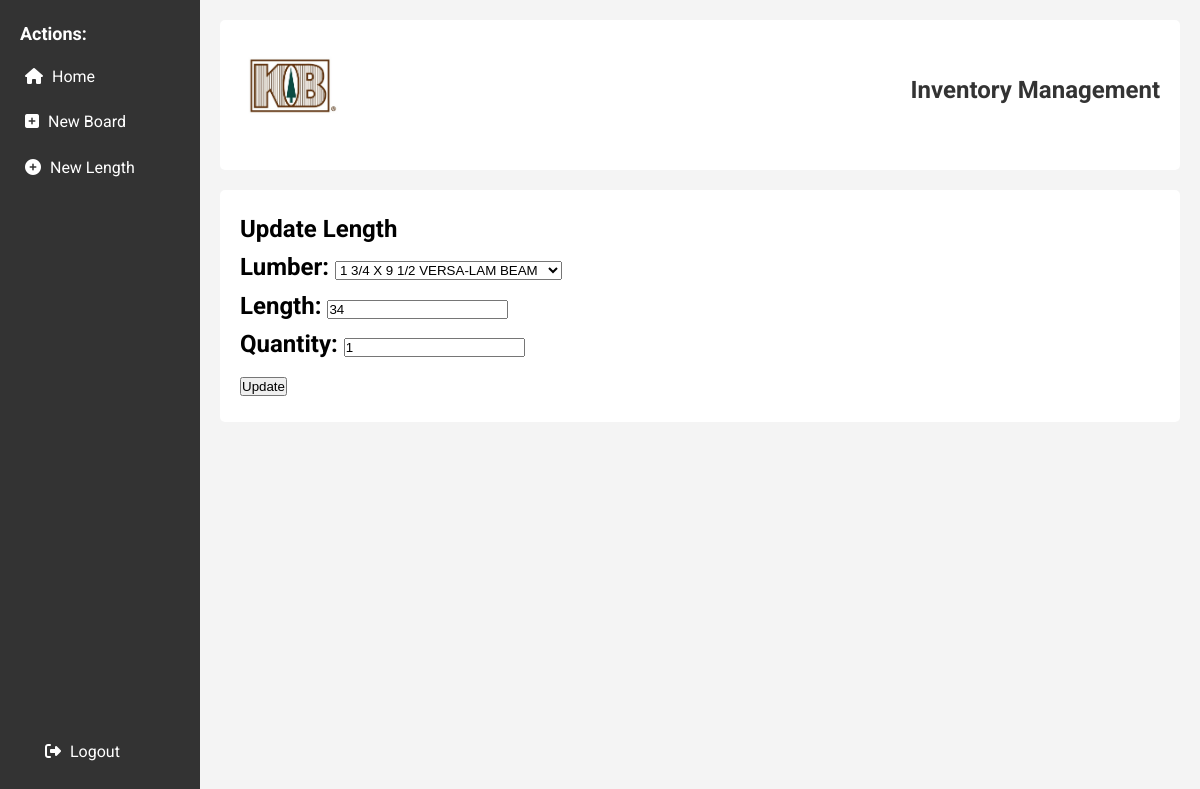
Page /inventory/lengths/8/edit (signed in) on the committed database.
### inventory/models.py (models this page shows, shortened)
class Length(models.Model):
    lumber = models.ForeignKey(Lumber, on_delete=models.CASCADE)
    length = models.PositiveIntegerField(default=0)
    quantity = models.PositiveIntegerField(default=0)
    class Meta:
        unique_together = ('lumber', 'length')

### inventory/views.py (the view)
# urls.py: path('lengths/<str:pk>/edit', views.LengthUpdate.as_view(), name='lengthupdate'),
class LengthUpdate(LoginRequiredMixin, UpdateView):
    template_name = "inventory/length_update.html"
    model = Length
    form_class = LengthForm
    success_url = reverse_lazy('home')

### inventory/forms.py
class LengthForm(forms.ModelForm):
    class Meta:
        model = Length
        fields = ['lumber', 'length', 'quantity']

### inventory/models.py (called while the page is built)
    def __str__(self):
        return self.name

### inventory/templates/inventory/length_update.html (shortened to what this page needs)
{% extends 'base.html' %} {% load static %} {% block content %}
<h2>Update Length<h2>
<form method="post">
    {{ form.as_p }}
    <input type="submit" value="Update" />
</form>
{% endblock %}

### inventory/static/inventory/style.css (style rules this page uses)
* { margin: 0; padding: 0; box-sizing: border-box; }
body { font-family: 'Roboto', sans-serif; line-height: 1.6; background-color: #f4f4f4; }

### rows in the picture
Length: lumber "1 3/4 X 9 1/2 VERSA-LAM BEAM", length "34", quantity "1"
